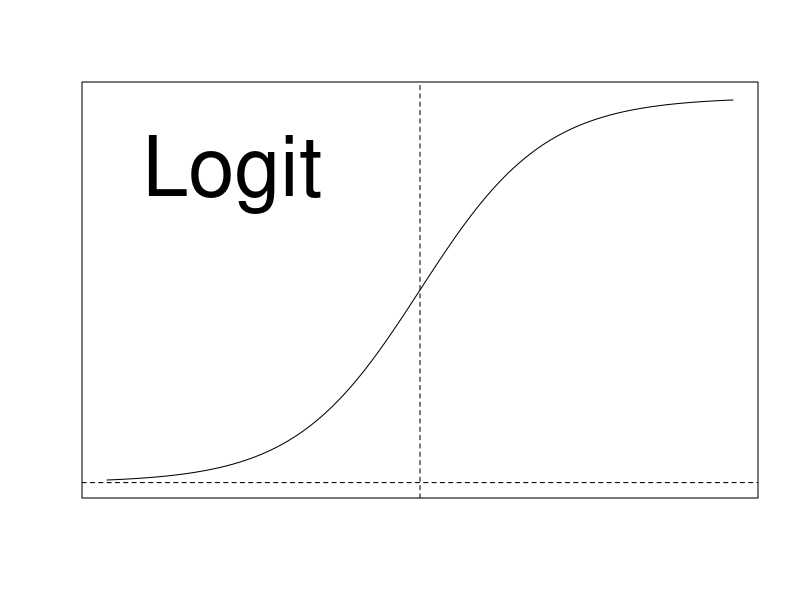
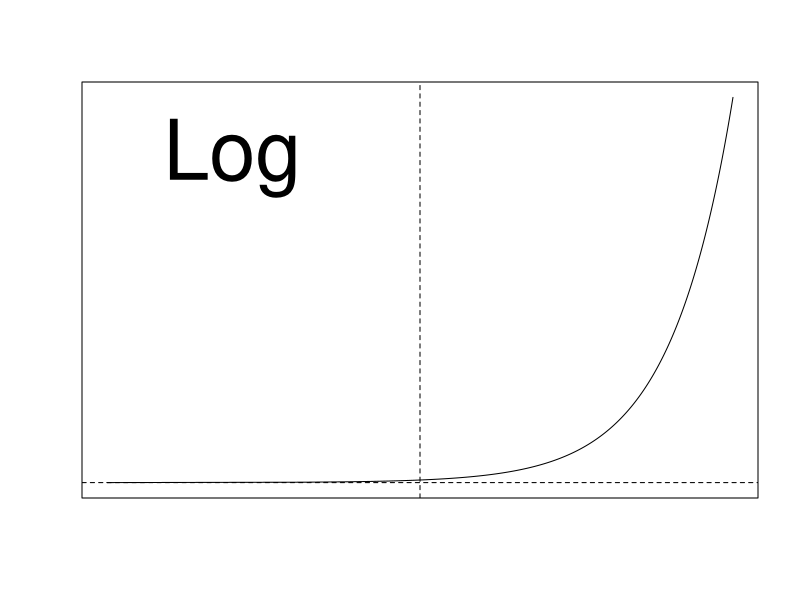
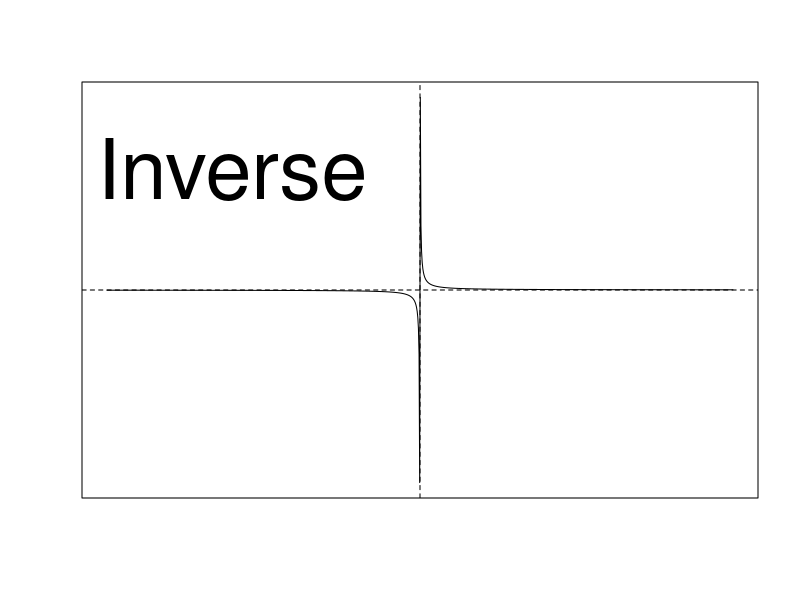
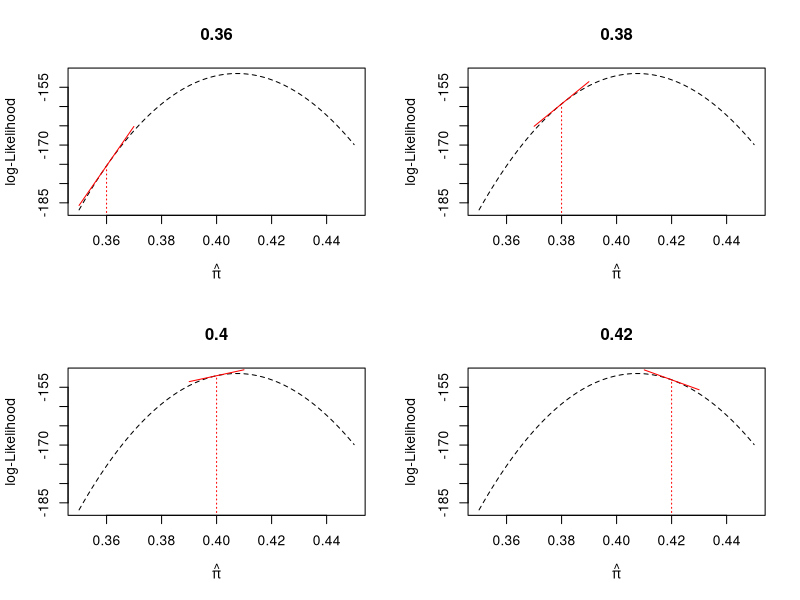

These figures' R source, in order:
## The link function
x<-seq(binomial(link=logit)$linkinv(-5),binomial(link=logit)$linkinv(5),length.out=1000)
plot(x=binomial()$linkfun(x),x, cex.main = 5, cex.lab = 5, ylim = c(0,1), xlim = c(-5,5), type = "l", xlab=NA, ylab=NA, xaxt="n", yaxt="n")
abline(v=0,h=0,lty="dashed")
text(-3,.8,"Logit", cex=5)

x<-seq(poisson(link=log)$linkinv(-5),poisson(link=log)$linkinv(5),length.out=1000)
plot(x=poisson(link=log)$linkfun(x),x, cex.main = 5, xlim = c(-5,5), type = "l", xlab=NA, ylab=NA, xaxt="n", yaxt="n")
abline(v= 0, h = 0, lty="dashed")
text(-3,125,"Log", cex=5)

x<-seq(-5,5,length.out = 1000)
plot(x=x, 1/x, cex.main = 5, xlim =  c(-5,5),type = "l", xlab=NA, ylab=NA, xaxt="n", yaxt="n")
abline(v= 0, h = 0, lty="dashed")
text(-3,125,"Inverse", cex=5)

## Finding the maximum (from day 1)
set.seed(12345)
p.orchid = 0.4
n.picks = 100
n.times <- 50
y <- rbinom(n.times, size = n.picks, prob = p.orchid) # Collecting data

par(mfrow=c(2,2))
ll <- function(p, n.picks, y)sum(dbinom(y, n.picks,p, log = TRUE))
phat <- seq(0.35,0.45,length.out=1000)
lls <- sapply(phat, ll, n.picks = n.picks, y = y)
grad.dbinom=function(y, n.picks, prob) {
    sum(y/prob - (n.picks - y)/(1-prob))
}

p = c(0.36,0.38,0.40, 0.42)
for(i in p){
b<-grad.dbinom(y,n.picks,i)
a<--b*i+ll(i,n.picks,y)
pphat <- phat[order(abs(phat-i),decreasing=FALSE)[1:200]]
plot(lls, x = phat, type = "l", xlab=expression(hat(pi)), ylab="log-Likelihood", lty = "dashed",main = i)
segments(x0=i,x1 = i, y0=ll(0.1,n.picks,y), y1= ll(i,n.picks,y), col="red", lty = "dotted")
lines(x=pphat,y=a+b*pphat, col = "red")
}

## Output
set.seed(12345)
beta <- rnorm(2)
X <- rnorm(20)
y <- rpois(20, exp(beta[1]+X*beta[2]))
summary(glm(y~X, family = "poisson"))